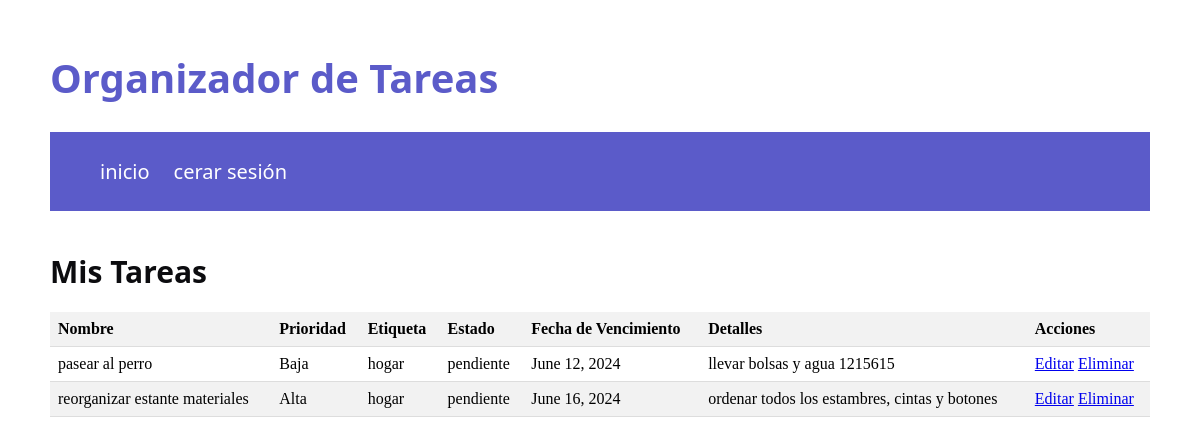
The page /task/my_tasks/ (signed in) on the database its author committed.
### task/models.py (models this page shows, shortened)
class Task(models.Model):
    name = models.CharField(max_length=150)
    expire_date = models.DateField(blank=False, null=False, default=now)
    description = models.TextField()
    status = models.ForeignKey(Status, on_delete=models.SET_NULL, null=True)
    user = models.ForeignKey(User, on_delete=models.CASCADE)
    tag = models.ForeignKey(Tag, on_delete=models.CASCADE)
    priority = models.ForeignKey(Priority, on_delete=models.CASCADE)

class Priority(models.Model):
    priority = models.BooleanField(default=False)
    def __str__(self):
        return "Alta" if self.priority else "Baja"

class Tag(models.Model):
    name = models.CharField(max_length=100)
    def __str__(self):
        return self.name

class Status(models.Model):
    status = models.CharField(max_length=20)
    def __str__(self):
        return self.status

### task/views.py (the view)
# urls.py: path('my_tasks/', my_tasks, name='my_tasks'),
@login_required
def my_tasks(request):
    user = request.user
    tasks = Task.objects.filter(user=user)
    return render(request, 'task/my_tasks.html', {'tasks': tasks})

### templates/task/my_tasks.html
{% extends 'base.html' %}
{% load static %}
{% block content %}
<div class="table-container">
    <h1 class="acc-title">Mis Tareas</h1>
    <table class="table">
        <thead>
            <tr>
                <th>Nombre</th>
                <th>Prioridad</th>
                <th>Etiqueta</th>
                <th>Estado</th>
                <th>Fecha de Vencimiento</th>
                <th>Detalles</th>
                <th>Acciones</th>
            </tr>
        </thead>
        <tbody>
            {% for task in tasks %}
            <tr>
                <td>{{ task.name }}</td>
                <td>{{ task.priority }}</td>
                <td>{{ task.tag }}</td>
                <td>{{ task.status }}</td>
                <td>{{ task.expire_date }}</td>
                <td>{{ task.description }}</td>
                <td>
                    <a href="{% url 'edit_task' task.id %}">Editar</a>
                    <a href="{% url 'delete_task' task.id %}">Eliminar</a>
                </td>
            </tr>
            {% endfor %}
        </tbody>
    </table>
</div>
{% endblock %}

### static/css/main.css (style rules this page uses)
.cuerpo { margin: 50px; }
.acc-title { font-family: 'Segoe UI', Tahoma, Geneva, Verdana, sans-serif; font-size: 30px; color: #0c0c0f; }
.table-container { margin-top: 20px; overflow-x: auto; }
.table { width: 100%; border-collapse: collapse; }
.table th, .table td { padding: 8px; text-align: left; border-bottom: 1px solid #ddd; }
.table th { background-color: #f2f2f2; }
.table tr:nth-child(even) { background-color: #f2f2f2; }

### rows shown on the page
Task: name "pasear al perro", priority "Baja", tag "hogar", status "pendiente", expire_date "June 12, 2024", description "llevar bolsas y agua 1215615"
Task: name "reorganizar estante materiales", priority "Alta", tag "hogar", status "pendiente", expire_date "June 16, 2024", description "ordenar todos los estambres, cintas y botones"
